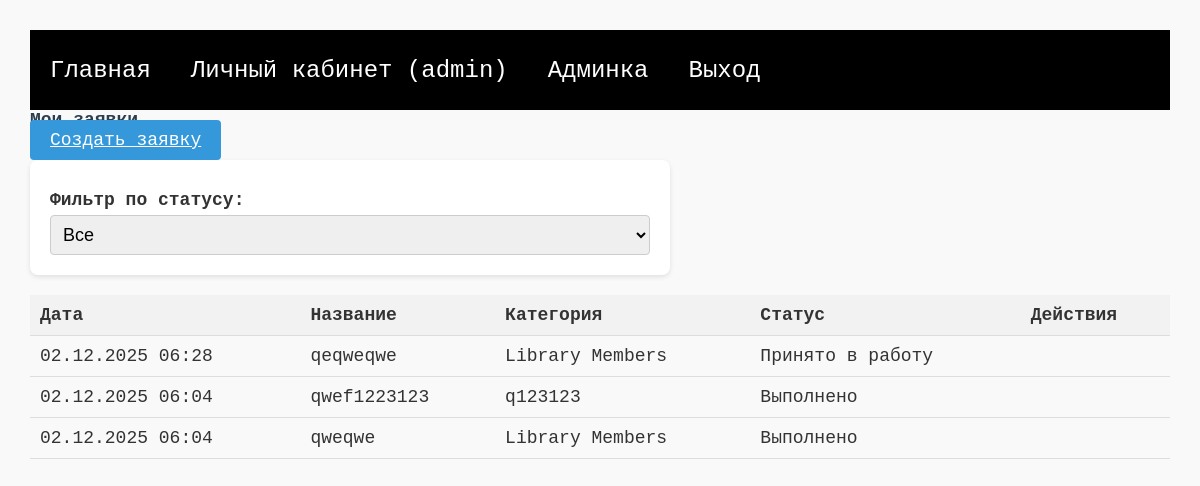
The app's page /dashboard/ (signed in) with its own data.
### portal/models.py (models this page shows, shortened)
class DesignRequest(models.Model):
    STATUS_CHOICES = [
        ('new', 'Новая'),
        ('in_progress', 'Принято в работу'),
        ('done', 'Выполнено'),
    ]
    user = models.ForeignKey(User, on_delete=models.CASCADE)
    title = models.CharField(max_length=200)
    description = models.TextField()
    category = models.ForeignKey(Category, on_delete=models.CASCADE)
    image = models.ImageField(upload_to='requests/', help_text="jpg, jpeg, png, bmp")
    design_image = models.ImageField(upload_to='designs/', blank=True, null=True)
    comment = models.TextField(blank=True)
    status = models.CharField(max_length=20, choices=STATUS_CHOICES, default='new')
    created_at = models.DateTimeField(auto_now_add=True)

class Category(models.Model):
    name = models.CharField(max_length=100, unique=True)
    def __str__(self):
        return self.name

### portal/views.py (the view)
# urls.py: path('dashboard/', views.dashboard, name='dashboard'),
@login_required
def dashboard(request):
    user_requests = DesignRequest.objects.filter(user=request.user).order_by('-created_at')
    status_filter = request.GET.get('status')
    if status_filter:
        user_requests = user_requests.filter(status=status_filter)
    return render(request, 'portal/dashboard.html', {
        'requests': user_requests,
        'status_choices': DesignRequest.STATUS_CHOICES,
    })

### portal/templates/portal/dashboard.html (shortened to what this page needs)
{% extends 'portal/base.html' %}
{% block content %}
<h2>Мои заявки</h2>
<a href="{% url 'create_request' %}" class="btn">Создать заявку</a>
<form method="get" style="margin: 10px 0;">
    <label>
        Фильтр по статусу:
        <select name="status" onchange="this.form.submit()">
            <option value="">Все</option>
        </select>
    </label>
</form>
{% if requests %}
    <table>
        <thead>
            <tr>
                <th>Дата</th>
                <th>Название</th>
                <th>Категория</th>
                <th>Статус</th>
                <th>Действия</th>
            </tr>
        </thead>
        <tbody>
        {% for req in requests %}
            <tr>
                <td>{{ req.created_at|date:"d.m.Y H:i" }}</td>
                <td>{{ req.title }}</td>
                <td>{{ req.category }}</td>
                <td>{{ req.get_status_display }}</td>
                <td>
                </td>
            </tr>
        {% endfor %}
        </tbody>
    </table>
{% else %}
    <p>У вас нет заявок.</p>
{% endif %}
{% endblock %}

### portal/templates/portal/base.html (shortened to what this page needs)
{% load static %}
<!DOCTYPE html>
<html lang="ru">
<head>
    <link rel="stylesheet" href="{% static 'portal/style.css' %}">
</head>
<body>
    <nav>
        {% if user.is_authenticated %}
            <a href="{% url 'home' %}">Главная</a>
            <a href="{% url 'dashboard' %}">Личный кабинет ({{ user.get_full_name|default:user.username }})</a>
            {% if user.is_staff %}
                <a href="{% url 'admin_dashboard' %}">Админка</a>
            {% endif %}
            <a href="{% url 'logout' %}">Выход</a>
        {% else %}
             <a href="{% url 'home' %}">Главная</a>
            <a href="{% url 'login' %}">Вход</a>
            <a href="{% url 'register' %}">Регистрация</a>
        {% endif %}
    </nav>
    <main>
        {% block content %}
        {% endblock %}
    </main>
</body>
</html>

### portal/static/portal/style.css (style rules this page uses)
* { padding: 0; margin: 0; font-size: 18px; }
body { font-family: monospace; background-color: #f9f9f9; color: #333; padding: 30px; }
h1, h2 { color: #2c3e50; }
form { background: #fff; padding: 20px; border-radius: 8px; box-shadow: 0 2px 5px rgba(0,0,0,0.1); max-width: 600px; margin-bottom: 20px; }
label { display: block; margin-top: 10px; font-weight: bold; }
input, select, textarea { width: 100%; padding: 8px; margin-top: 5px; border: 1px solid #ccc; border-radius: 4px; box-sizing: border-box; }
button, .btn { background-color: #3498db; color: white; padding: 10px 20px; border: none; border-radius: 4px; cursor: pointer; margin-top: 10px; }
table { width: 100%; border-collapse: collapse; margin-top: 20px; }
th, td { padding: 10px; text-align: left; border-bottom: 1px solid #ddd; }
th { background-color: #f2f2f2; }
nav { width: 100%; height: 80px; background-color: black; margin: 0 auto; display: flex; gap: 20px; }
nav a { text-decoration: none; color: white; display: flex; justify-content: center; align-items: center; font-size: 24px; margin-left: 20px; }

### records on screen
DesignRequest: created_at "02.12.2025 06:28", title "qeqweqwe", category "Library Members", status "Принято в работу"
DesignRequest: created_at "02.12.2025 06:04", title "qwef1223123", category "q123123", status "Выполнено"
DesignRequest: created_at "02.12.2025 06:04", title "qweqwe", category "Library Members", status "Выполнено"

### other values on screen
{{ user.get_full_name|default:user.username }} "admin"
